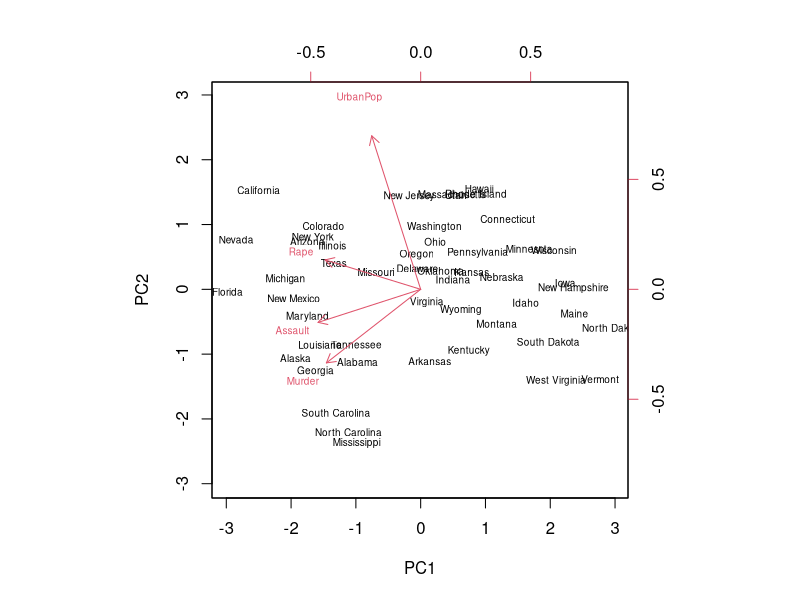

Source code (R): (Note: this script raises an error after producing the figure.)
## ---- chunk 1
dimnames(USArrests)
apply(USArrests,2,mean)
apply(USArrests,2,var)
## ---- chunk 2
pca.out=prcomp(USArrests, scale=TRUE)
pca.out
names(pca.out)
biplot(pca.out, scale=0, cex=.6)
## ---- chunk 3
set.seed(101)
x=matrix(rnorm(100*2),100,2)
xmean=matrix(rnorm(8,sd=4),4,2)
which=sample(1:4,100,replace=TRUE)
x=x+mean[which,]
plot(x,col=which,pch=19)
## ---- chunk 4
km.out=kmeans(x,4,nstart=15)
km.out
plot(x,col=km.out$cluster,cex=2,pch=1,lwd=2)
points(x,col=which,pch=19)
points(x,col=c(4,3,2,1)[which],pch=19)
## ---- chunk 5
hc.complete=hclust(dist(x),method="complete")
plot(hc.complete)
hc.single=hclust(dist(x),method="single")
plot(hc.single)
hc.average=hclust(dist(x),method="average")
plot(hc.average)

## ---- chunk 6
hc.cut=cutree(hc.complete,4)
table(hc.cut,which)
table(hc.cut,km.out$cluster)
## ---- chunk 7
plot(hc.complete,labels=which)
